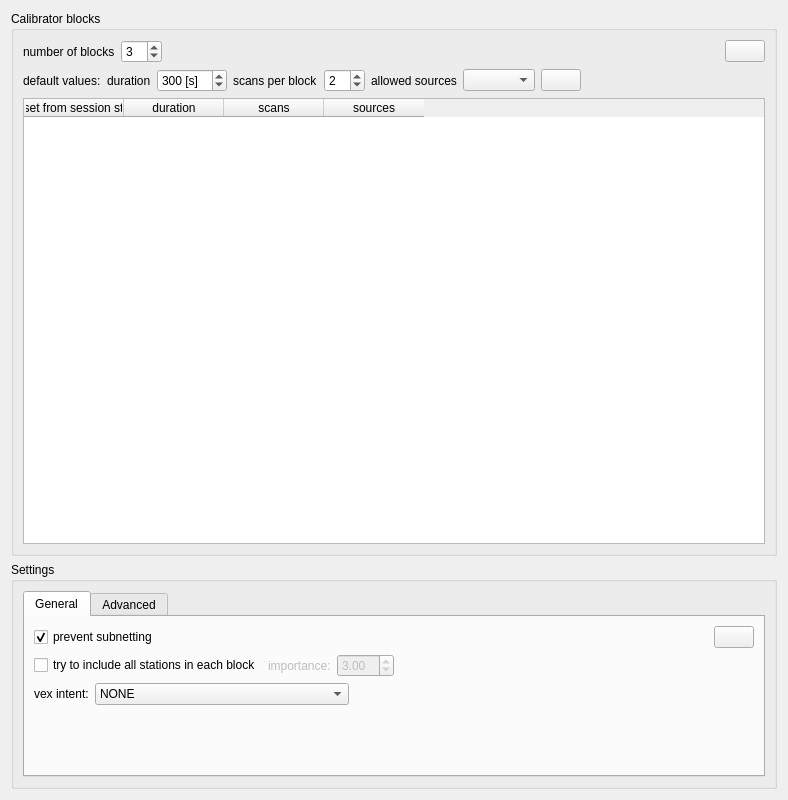
<?xml version="1.0" encoding="UTF-8"?>
<ui version="4.0">
 <class>CalibratorBlock</class>
 <widget class="QWidget" name="CalibratorBlock">
  <property name="geometry">
   <rect>
    <x>0</x>
    <y>0</y>
    <width>788</width>
    <height>800</height>
   </rect>
  </property>
  <property name="windowTitle">
   <string>Form</string>
  </property>
  <layout class="QVBoxLayout" name="verticalLayout" stretch="1,0">
   <item>
    <widget class="QGroupBox" name="groupBox">
     <property name="title">
      <string>Calibrator blocks</string>
     </property>
     <layout class="QVBoxLayout" name="verticalLayout_6">
      <item>
       <layout class="QHBoxLayout" name="horizontalLayout_18">
        <property name="topMargin">
         <number>0</number>
        </property>
        <item>
         <widget class="QLabel" name="label_2">
          <property name="text">
           <string>number of blocks</string>
          </property>
         </widget>
        </item>
        <item>
         <widget class="QSpinBox" name="spinBox_NCalibrationBlocks">
          <property name="enabled">
           <bool>true</bool>
          </property>
          <property name="toolTip">
           <string>select number of (equally spaced) calibration blocks</string>
          </property>
          <property name="statusTip">
           <string>select number of (equally spaced) calibration blocks</string>
          </property>
          <property name="minimum">
           <number>2</number>
          </property>
          <property name="value">
           <number>3</number>
          </property>
         </widget>
        </item>
        <item>
         <spacer name="horizontalSpacer_21">
          <property name="orientation">
           <enum>Qt::Horizontal</enum>
          </property>
          <property name="sizeHint" stdset="0">
           <size>
            <width>40</width>
            <height>20</height>
           </size>
          </property>
         </spacer>
        </item>
        <item>
         <widget class="QPushButton" name="pushButton_save_blocks">
          <property name="text">
           <string/>
          </property>
          <property name="icon">
           <iconset resource="../myresources.qrc">
            <normaloff>:/icons/icons/document-export.png</normaloff>:/icons/icons/document-export.png</iconset>
          </property>
         </widget>
        </item>
       </layout>
      </item>
      <item>
       <layout class="QHBoxLayout" name="horizontalLayout_32">
        <property name="topMargin">
         <number>0</number>
        </property>
        <item>
         <widget class="QLabel" name="label_125">
          <property name="enabled">
           <bool>true</bool>
          </property>
          <property name="text">
           <string>default values:</string>
          </property>
         </widget>
        </item>
        <item>
         <widget class="QLabel" name="label_126">
          <property name="enabled">
           <bool>true</bool>
          </property>
          <property name="text">
           <string>duration</string>
          </property>
         </widget>
        </item>
        <item>
         <widget class="QSpinBox" name="spinBox_calibrationBlockDuration">
          <property name="enabled">
           <bool>true</bool>
          </property>
          <property name="toolTip">
           <string>change all durations</string>
          </property>
          <property name="statusTip">
           <string>change all durations</string>
          </property>
          <property name="suffix">
           <string> [s]</string>
          </property>
          <property name="minimum">
           <number>30</number>
          </property>
          <property name="maximum">
           <number>3600</number>
          </property>
          <property name="singleStep">
           <number>30</number>
          </property>
          <property name="value">
           <number>300</number>
          </property>
         </widget>
        </item>
        <item>
         <widget class="QLabel" name="label_127">
          <property name="enabled">
           <bool>true</bool>
          </property>
          <property name="text">
           <string>scans per block</string>
          </property>
         </widget>
        </item>
        <item>
         <widget class="QSpinBox" name="spinBox_calibrationBlockScans">
          <property name="enabled">
           <bool>true</bool>
          </property>
          <property name="toolTip">
           <string>change all #scans </string>
          </property>
          <property name="statusTip">
           <string>change all #scans </string>
          </property>
          <property name="minimum">
           <number>1</number>
          </property>
          <property name="value">
           <number>2</number>
          </property>
         </widget>
        </item>
        <item>
         <widget class="QLabel" name="label_128">
          <property name="enabled">
           <bool>true</bool>
          </property>
          <property name="text">
           <string>allowed sources</string>
          </property>
         </widget>
        </item>
        <item>
         <widget class="QComboBox" name="comboBox_calibrationBlockSources">
          <property name="enabled">
           <bool>true</bool>
          </property>
          <property name="toolTip">
           <string>change all allowed sources</string>
          </property>
          <property name="statusTip">
           <string>change all allowed sources</string>
          </property>
         </widget>
        </item>
        <item>
         <widget class="QPushButton" name="pushButton_calibration_addSrcGroup">
          <property name="text">
           <string/>
          </property>
          <property name="icon">
           <iconset resource="../myresources.qrc">
            <normaloff>:/icons/icons/source_group_plus.png</normaloff>:/icons/icons/source_group_plus.png</iconset>
          </property>
         </widget>
        </item>
        <item>
         <spacer name="horizontalSpacer_26">
          <property name="orientation">
           <enum>Qt::Horizontal</enum>
          </property>
          <property name="sizeHint" stdset="0">
           <size>
            <width>40</width>
            <height>20</height>
           </size>
          </property>
         </spacer>
        </item>
       </layout>
      </item>
      <item>
       <widget class="QTableWidget" name="tableWidget_calibrationBlock">
        <property name="enabled">
         <bool>true</bool>
        </property>
        <property name="toolTip">
         <string>schedule calibration blocks </string>
        </property>
        <property name="statusTip">
         <string>schedule calibration blocks </string>
        </property>
        <attribute name="verticalHeaderVisible">
         <bool>false</bool>
        </attribute>
        <column>
         <property name="text">
          <string>offset from session start</string>
         </property>
        </column>
        <column>
         <property name="text">
          <string>duration</string>
         </property>
        </column>
        <column>
         <property name="text">
          <string>scans</string>
         </property>
        </column>
        <column>
         <property name="text">
          <string>sources</string>
         </property>
        </column>
       </widget>
      </item>
     </layout>
    </widget>
   </item>
   <item>
    <widget class="QGroupBox" name="groupBox_37">
     <property name="toolTip">
      <string>schedule predifined calibration blocks (session start, mid, and end)</string>
     </property>
     <property name="statusTip">
      <string>schedule predifined calibration blocks (session start, mid, and end)</string>
     </property>
     <property name="title">
      <string>Settings</string>
     </property>
     <layout class="QVBoxLayout" name="verticalLayout_3">
      <item>
       <widget class="QTabWidget" name="tabWidget">
        <property name="whatsThis">
         <string>&lt;html&gt;&lt;head/&gt;&lt;body&gt;&lt;p&gt;Setup for calibrator scans &lt;/p&gt;&lt;p&gt;Click on an item to get improved help&lt;/p&gt;&lt;p&gt;&lt;br/&gt;&lt;/p&gt;&lt;/body&gt;&lt;/html&gt;</string>
        </property>
        <property name="currentIndex">
         <number>0</number>
        </property>
        <widget class="QWidget" name="tab">
         <attribute name="title">
          <string>General</string>
         </attribute>
         <layout class="QVBoxLayout" name="verticalLayout_4">
          <item>
           <layout class="QHBoxLayout" name="horizontalLayout_3">
            <property name="topMargin">
             <number>0</number>
            </property>
            <item>
             <widget class="QCheckBox" name="checkBox_subnetting">
              <property name="toolTip">
               <string>prevent subnetting for calibrator scans</string>
              </property>
              <property name="statusTip">
               <string>prevent subnetting for calibrator scans</string>
              </property>
              <property name="whatsThis">
               <string>&lt;html&gt;&lt;head/&gt;&lt;body&gt;&lt;p&gt;Toggle to prevent subnetting for calibrator scans&lt;/p&gt;&lt;p&gt;Subnetting is only used in case it is enabled in the general settings &lt;/p&gt;&lt;p&gt;&lt;br/&gt;&lt;/p&gt;&lt;/body&gt;&lt;/html&gt;</string>
              </property>
              <property name="text">
               <string>prevent subnetting</string>
              </property>
              <property name="checkable">
               <bool>true</bool>
              </property>
              <property name="checked">
               <bool>true</bool>
              </property>
             </widget>
            </item>
            <item>
             <spacer name="horizontalSpacer_3">
              <property name="orientation">
               <enum>Qt::Horizontal</enum>
              </property>
              <property name="sizeHint" stdset="0">
               <size>
                <width>40</width>
                <height>20</height>
               </size>
              </property>
             </spacer>
            </item>
            <item>
             <widget class="QPushButton" name="pushButton_save_general">
              <property name="text">
               <string/>
              </property>
              <property name="icon">
               <iconset resource="../myresources.qrc">
                <normaloff>:/icons/icons/document-export.png</normaloff>:/icons/icons/document-export.png</iconset>
              </property>
             </widget>
            </item>
           </layout>
          </item>
          <item>
           <layout class="QHBoxLayout" name="horizontalLayout_2">
            <item>
             <widget class="QCheckBox" name="checkBox_tryToIncludeAllStations">
              <property name="whatsThis">
               <string>&lt;html&gt;&lt;head/&gt;&lt;body&gt;&lt;p&gt;Try to include every station in each calibration block. &lt;/p&gt;&lt;p&gt;Therefore, a maximum number of allowed scans is defined (instead of a fixed number of scans). &lt;/p&gt;&lt;p&gt;If all stations are already scheduled, no more calibration scans are added in this block. &lt;/p&gt;&lt;p&gt;&lt;br/&gt;&lt;/p&gt;&lt;p&gt;Behind the scenes, the scan score is scaled based on the number of missing stations within this scan divided by the total number of missing stations in this block. &lt;/p&gt;&lt;p&gt;&lt;br/&gt;&lt;/p&gt;&lt;/body&gt;&lt;/html&gt;</string>
              </property>
              <property name="text">
               <string>try to include all stations in each block</string>
              </property>
              <property name="checkable">
               <bool>true</bool>
              </property>
              <property name="checked">
               <bool>false</bool>
              </property>
             </widget>
            </item>
            <item>
             <widget class="QLabel" name="label">
              <property name="enabled">
               <bool>false</bool>
              </property>
              <property name="text">
               <string>importance:</string>
              </property>
             </widget>
            </item>
            <item>
             <widget class="QDoubleSpinBox" name="doubleSpinBox_stationFactor">
              <property name="enabled">
               <bool>false</bool>
              </property>
              <property name="whatsThis">
               <string>&lt;html&gt;&lt;head/&gt;&lt;body&gt;&lt;p&gt;Set the importance factor for including all stations within the calibration scan(s). &lt;/p&gt;&lt;p&gt;The importance factor &amp;quot;&lt;span style=&quot; font-style:italic;&quot;&gt;factor&amp;quot;&lt;/span&gt; has the following influence on the scoring:&lt;/p&gt;&lt;p&gt;&lt;br/&gt;&lt;/p&gt;&lt;p&gt;&lt;span style=&quot; font-style:italic;&quot;&gt;score = score * ratio^factor&lt;/span&gt;&lt;/p&gt;&lt;p&gt;&lt;br/&gt;&lt;/p&gt;&lt;p&gt;where ratio = (#stations included in this scan or subnetting scans that have not yet been scheduled in the calibrator block) / (#stations not yet in scheduled in calibrator block)&lt;/p&gt;&lt;/body&gt;&lt;/html&gt;</string>
              </property>
              <property name="minimum">
               <double>1.000000000000000</double>
              </property>
              <property name="maximum">
               <double>10.000000000000000</double>
              </property>
              <property name="value">
               <double>3.000000000000000</double>
              </property>
             </widget>
            </item>
            <item>
             <spacer name="horizontalSpacer">
              <property name="orientation">
               <enum>Qt::Horizontal</enum>
              </property>
              <property name="sizeHint" stdset="0">
               <size>
                <width>40</width>
                <height>20</height>
               </size>
              </property>
             </spacer>
            </item>
           </layout>
          </item>
          <item>
           <layout class="QHBoxLayout" name="horizontalLayout_35">
            <property name="topMargin">
             <number>0</number>
            </property>
            <item>
             <widget class="QLabel" name="label_130">
              <property name="text">
               <string>vex intent:</string>
              </property>
             </widget>
            </item>
            <item>
             <widget class="QComboBox" name="comboBox_calibrationIntent">
              <item>
               <property name="text">
                <string>NONE</string>
               </property>
              </item>
              <item>
               <property name="text">
                <string>FRINGE_FINDER</string>
               </property>
              </item>
              <item>
               <property name="text">
                <string>CALIBRATE_AMPLI</string>
               </property>
              </item>
              <item>
               <property name="text">
                <string>CALIBRATE_AUTOPHASE</string>
               </property>
              </item>
              <item>
               <property name="text">
                <string>CALIBRATE_BANDPASS</string>
               </property>
              </item>
              <item>
               <property name="text">
                <string>CALIBRATE_DELAY</string>
               </property>
              </item>
              <item>
               <property name="text">
                <string>CALIBRATE_PHASE</string>
               </property>
              </item>
              <item>
               <property name="text">
                <string>CALIBRATE_POINTING</string>
               </property>
              </item>
              <item>
               <property name="text">
                <string>CALIBRATE_POLARIZATION_ANGLE</string>
               </property>
              </item>
              <item>
               <property name="text">
                <string>CALIBRATE_POLARIZATION_LEAKAGE</string>
               </property>
              </item>
              <item>
               <property name="text">
                <string>CALIBRATOR_CODE	</string>
               </property>
              </item>
             </widget>
            </item>
            <item>
             <spacer name="horizontalSpacer_27">
              <property name="orientation">
               <enum>Qt::Horizontal</enum>
              </property>
              <property name="sizeHint" stdset="0">
               <size>
                <width>40</width>
                <height>20</height>
               </size>
              </property>
             </spacer>
            </item>
           </layout>
          </item>
          <item>
           <spacer name="verticalSpacer">
            <property name="orientation">
             <enum>Qt::Vertical</enum>
            </property>
            <property name="sizeHint" stdset="0">
             <size>
              <width>20</width>
              <height>40</height>
             </size>
            </property>
           </spacer>
          </item>
         </layout>
        </widget>
        <widget class="QWidget" name="tab_2">
         <attribute name="title">
          <string>Advanced</string>
         </attribute>
         <layout class="QVBoxLayout" name="verticalLayout_5">
          <item>
           <layout class="QGridLayout" name="gridLayout">
            <property name="topMargin">
             <number>0</number>
            </property>
            <item row="0" column="3">
             <spacer name="horizontalSpacer_4">
              <property name="orientation">
               <enum>Qt::Horizontal</enum>
              </property>
              <property name="sizeHint" stdset="0">
               <size>
                <width>40</width>
                <height>20</height>
               </size>
              </property>
             </spacer>
            </item>
            <item row="2" column="0">
             <widget class="QLabel" name="label_5">
              <property name="text">
               <string>average stations</string>
              </property>
             </widget>
            </item>
            <item row="0" column="4">
             <widget class="QPushButton" name="pushButton_save_advanced">
              <property name="text">
               <string/>
              </property>
              <property name="icon">
               <iconset resource="../myresources.qrc">
                <normaloff>:/icons/icons/document-export.png</normaloff>:/icons/icons/document-export.png</iconset>
              </property>
             </widget>
            </item>
            <item row="3" column="2">
             <widget class="QDoubleSpinBox" name="doubleSpinBox_dur_o">
              <property name="enabled">
               <bool>false</bool>
              </property>
              <property name="maximum">
               <double>1000.000000000000000</double>
              </property>
              <property name="value">
               <double>1.000000000000000</double>
              </property>
             </widget>
            </item>
            <item row="3" column="0">
             <widget class="QLabel" name="label_6">
              <property name="text">
               <string>duration</string>
              </property>
             </widget>
            </item>
            <item row="0" column="0">
             <widget class="QLabel" name="label_9">
              <property name="text">
               <string>weighting criterion</string>
              </property>
             </widget>
            </item>
            <item row="0" column="2">
             <widget class="QLabel" name="label_8">
              <property name="enabled">
               <bool>false</bool>
              </property>
              <property name="text">
               <string>offset</string>
              </property>
             </widget>
            </item>
            <item row="1" column="1">
             <widget class="QDoubleSpinBox" name="doubleSpinBox_nobs_f">
              <property name="whatsThis">
               <string>&lt;html&gt;&lt;head/&gt;&lt;body&gt;&lt;p&gt;Weight factor &lt;img src=&quot;:/icons/icons/weight.png&quot; width=&quot;20&quot;/&gt; for calibrator scans. &lt;/p&gt;&lt;p&gt;The calculation of the score is based on the following formula&lt;/p&gt;&lt;p&gt;&lt;span style=&quot; font-style:italic;&quot;&gt;score = average_snr * (w&lt;/span&gt;&lt;span style=&quot; font-style:italic; vertical-align:sub;&quot;&gt;1&lt;/span&gt;&lt;span style=&quot; font-style:italic;&quot;&gt; * s&lt;/span&gt;&lt;span style=&quot; font-style:italic; vertical-align:sub;&quot;&gt;1&lt;/span&gt;&lt;span style=&quot; font-style:italic;&quot;&gt; + w&lt;/span&gt;&lt;span style=&quot; font-style:italic; vertical-align:sub;&quot;&gt;2&lt;/span&gt;&lt;span style=&quot; font-style:italic;&quot;&gt; * s&lt;/span&gt;&lt;span style=&quot; font-style:italic; vertical-align:sub;&quot;&gt;2&lt;/span&gt;&lt;span style=&quot; font-style:italic;&quot;&gt; + ... + w&lt;/span&gt;&lt;span style=&quot; font-style:italic; vertical-align:sub;&quot;&gt;n&lt;/span&gt;&lt;span style=&quot; font-style:italic;&quot;&gt; * s&lt;/span&gt;&lt;span style=&quot; font-style:italic; vertical-align:sub;&quot;&gt;n&lt;/span&gt;&lt;span style=&quot; font-style:italic;&quot;&gt;) * x&lt;/span&gt;&lt;/p&gt;&lt;p&gt;where &lt;span style=&quot; font-style:italic;&quot;&gt;w&lt;/span&gt;&lt;span style=&quot; font-style:italic; vertical-align:sub;&quot;&gt;i&lt;/span&gt; are the weight factors of the corresponding optimization scores &lt;span style=&quot; font-style:italic;&quot;&gt;s&lt;/span&gt;&lt;span style=&quot; font-style:italic; vertical-align:sub;&quot;&gt;i&lt;/span&gt; and &lt;span style=&quot; font-style:italic;&quot;&gt;x&lt;/span&gt; is a factor based on the station-, baseline-, source-weight (see &lt;img src=&quot;:/icons/icons/station_p.png&quot; width=&quot;20&quot;/&gt;, &lt;img src=&quot;:/icons/icons/source_p.png&quot; width=&quot;20&quot;/&gt;, and &lt;img src=&quot;:/icons/icons/baseline_p.png&quot; width=&quot;20&quot;/&gt;).&lt;/p&gt;&lt;/body&gt;&lt;/html&gt;</string>
              </property>
              <property name="maximum">
               <double>10000.000000000000000</double>
              </property>
              <property name="singleStep">
               <double>0.100000000000000</double>
              </property>
              <property name="stepType">
               <enum>QAbstractSpinBox::DefaultStepType</enum>
              </property>
              <property name="value">
               <double>1.000000000000000</double>
              </property>
             </widget>
            </item>
            <item row="1" column="2">
             <widget class="QDoubleSpinBox" name="doubleSpinBox_nobs_o">
              <property name="enabled">
               <bool>false</bool>
              </property>
              <property name="maximum">
               <double>1000.000000000000000</double>
              </property>
              <property name="value">
               <double>1.000000000000000</double>
              </property>
             </widget>
            </item>
            <item row="0" column="1">
             <widget class="QLabel" name="label_7">
              <property name="text">
               <string>factor</string>
              </property>
             </widget>
            </item>
            <item row="2" column="1">
             <widget class="QDoubleSpinBox" name="doubleSpinBox_asta_f">
              <property name="whatsThis">
               <string>&lt;html&gt;&lt;head/&gt;&lt;body&gt;&lt;p&gt;Weight factor &lt;img src=&quot;:/icons/icons/weight.png&quot; width=&quot;20&quot;/&gt; for calibrator scans. &lt;/p&gt;&lt;p&gt;The calculation of the score is based on the following formula&lt;/p&gt;&lt;p&gt;&lt;span style=&quot; font-style:italic;&quot;&gt;score = average_snr * (w&lt;/span&gt;&lt;span style=&quot; font-style:italic; vertical-align:sub;&quot;&gt;1&lt;/span&gt;&lt;span style=&quot; font-style:italic;&quot;&gt; * s&lt;/span&gt;&lt;span style=&quot; font-style:italic; vertical-align:sub;&quot;&gt;1&lt;/span&gt;&lt;span style=&quot; font-style:italic;&quot;&gt; + w&lt;/span&gt;&lt;span style=&quot; font-style:italic; vertical-align:sub;&quot;&gt;2&lt;/span&gt;&lt;span style=&quot; font-style:italic;&quot;&gt; * s&lt;/span&gt;&lt;span style=&quot; font-style:italic; vertical-align:sub;&quot;&gt;2&lt;/span&gt;&lt;span style=&quot; font-style:italic;&quot;&gt; + ... + w&lt;/span&gt;&lt;span style=&quot; font-style:italic; vertical-align:sub;&quot;&gt;n&lt;/span&gt;&lt;span style=&quot; font-style:italic;&quot;&gt; * s&lt;/span&gt;&lt;span style=&quot; font-style:italic; vertical-align:sub;&quot;&gt;n&lt;/span&gt;&lt;span style=&quot; font-style:italic;&quot;&gt;) * x&lt;/span&gt;&lt;/p&gt;&lt;p&gt;where &lt;span style=&quot; font-style:italic;&quot;&gt;w&lt;/span&gt;&lt;span style=&quot; font-style:italic; vertical-align:sub;&quot;&gt;i&lt;/span&gt; are the weight factors of the corresponding optimization scores &lt;span style=&quot; font-style:italic;&quot;&gt;s&lt;/span&gt;&lt;span style=&quot; font-style:italic; vertical-align:sub;&quot;&gt;i&lt;/span&gt; and &lt;span style=&quot; font-style:italic;&quot;&gt;x&lt;/span&gt; is a factor based on the station-, baseline-, source-weight (see &lt;img src=&quot;:/icons/icons/station_p.png&quot; width=&quot;20&quot;/&gt;, &lt;img src=&quot;:/icons/icons/source_p.png&quot; width=&quot;20&quot;/&gt;, and &lt;img src=&quot;:/icons/icons/baseline_p.png&quot; width=&quot;20&quot;/&gt;).&lt;/p&gt;&lt;/body&gt;&lt;/html&gt;</string>
              </property>
              <property name="maximum">
               <double>10000.000000000000000</double>
              </property>
              <property name="singleStep">
               <double>0.100000000000000</double>
              </property>
              <property name="stepType">
               <enum>QAbstractSpinBox::DefaultStepType</enum>
              </property>
              <property name="value">
               <double>2.000000000000000</double>
              </property>
             </widget>
            </item>
            <item row="1" column="3">
             <spacer name="horizontalSpacer_2">
              <property name="orientation">
               <enum>Qt::Horizontal</enum>
              </property>
              <property name="sizeHint" stdset="0">
               <size>
                <width>40</width>
                <height>20</height>
               </size>
              </property>
             </spacer>
            </item>
            <item row="2" column="2">
             <widget class="QDoubleSpinBox" name="doubleSpinBox_asta_o">
              <property name="enabled">
               <bool>false</bool>
              </property>
              <property name="maximum">
               <double>1000.000000000000000</double>
              </property>
              <property name="value">
               <double>1.000000000000000</double>
              </property>
             </widget>
            </item>
            <item row="3" column="1">
             <widget class="QDoubleSpinBox" name="doubleSpinBox_dur_f">
              <property name="whatsThis">
               <string>&lt;html&gt;&lt;head/&gt;&lt;body&gt;&lt;p&gt;Weight factor &lt;img src=&quot;:/icons/icons/weight.png&quot; width=&quot;20&quot;/&gt; for calibrator scans. &lt;/p&gt;&lt;p&gt;The calculation of the score is based on the following formula&lt;/p&gt;&lt;p&gt;&lt;span style=&quot; font-style:italic;&quot;&gt;score = average_snr * (w&lt;/span&gt;&lt;span style=&quot; font-style:italic; vertical-align:sub;&quot;&gt;1&lt;/span&gt;&lt;span style=&quot; font-style:italic;&quot;&gt; * s&lt;/span&gt;&lt;span style=&quot; font-style:italic; vertical-align:sub;&quot;&gt;1&lt;/span&gt;&lt;span style=&quot; font-style:italic;&quot;&gt; + w&lt;/span&gt;&lt;span style=&quot; font-style:italic; vertical-align:sub;&quot;&gt;2&lt;/span&gt;&lt;span style=&quot; font-style:italic;&quot;&gt; * s&lt;/span&gt;&lt;span style=&quot; font-style:italic; vertical-align:sub;&quot;&gt;2&lt;/span&gt;&lt;span style=&quot; font-style:italic;&quot;&gt; + ... + w&lt;/span&gt;&lt;span style=&quot; font-style:italic; vertical-align:sub;&quot;&gt;n&lt;/span&gt;&lt;span style=&quot; font-style:italic;&quot;&gt; * s&lt;/span&gt;&lt;span style=&quot; font-style:italic; vertical-align:sub;&quot;&gt;n&lt;/span&gt;&lt;span style=&quot; font-style:italic;&quot;&gt;) * x&lt;/span&gt;&lt;/p&gt;&lt;p&gt;where &lt;span style=&quot; font-style:italic;&quot;&gt;w&lt;/span&gt;&lt;span style=&quot; font-style:italic; vertical-align:sub;&quot;&gt;i&lt;/span&gt; are the weight factors of the corresponding optimization scores &lt;span style=&quot; font-style:italic;&quot;&gt;s&lt;/span&gt;&lt;span style=&quot; font-style:italic; vertical-align:sub;&quot;&gt;i&lt;/span&gt; and &lt;span style=&quot; font-style:italic;&quot;&gt;x&lt;/span&gt; is a factor based on the station-, baseline-, source-weight (see &lt;img src=&quot;:/icons/icons/station_p.png&quot; width=&quot;20&quot;/&gt;, &lt;img src=&quot;:/icons/icons/source_p.png&quot; width=&quot;20&quot;/&gt;, and &lt;img src=&quot;:/icons/icons/baseline_p.png&quot; width=&quot;20&quot;/&gt;).&lt;/p&gt;&lt;/body&gt;&lt;/html&gt;</string>
              </property>
              <property name="maximum">
               <double>10000.000000000000000</double>
              </property>
              <property name="singleStep">
               <double>0.100000000000000</double>
              </property>
              <property name="stepType">
               <enum>QAbstractSpinBox::DefaultStepType</enum>
              </property>
              <property name="value">
               <double>0.500000000000000</double>
              </property>
             </widget>
            </item>
            <item row="1" column="0">
             <widget class="QLabel" name="label_4">
              <property name="text">
               <string>number of observations</string>
              </property>
             </widget>
            </item>
            <item row="4" column="0">
             <widget class="QLabel" name="label_3">
              <property name="text">
               <string>average baselines</string>
              </property>
             </widget>
            </item>
            <item row="4" column="1">
             <widget class="QDoubleSpinBox" name="doubleSpinBox_abl_f">
              <property name="whatsThis">
               <string>&lt;html&gt;&lt;head/&gt;&lt;body&gt;&lt;p&gt;Weight factor &lt;img src=&quot;:/icons/icons/weight.png&quot; width=&quot;20&quot;/&gt; for calibrator scans. &lt;/p&gt;&lt;p&gt;The calculation of the score is based on the following formula&lt;/p&gt;&lt;p&gt;&lt;span style=&quot; font-style:italic;&quot;&gt;score = average_snr * (w&lt;/span&gt;&lt;span style=&quot; font-style:italic; vertical-align:sub;&quot;&gt;1&lt;/span&gt;&lt;span style=&quot; font-style:italic;&quot;&gt; * s&lt;/span&gt;&lt;span style=&quot; font-style:italic; vertical-align:sub;&quot;&gt;1&lt;/span&gt;&lt;span style=&quot; font-style:italic;&quot;&gt; + w&lt;/span&gt;&lt;span style=&quot; font-style:italic; vertical-align:sub;&quot;&gt;2&lt;/span&gt;&lt;span style=&quot; font-style:italic;&quot;&gt; * s&lt;/span&gt;&lt;span style=&quot; font-style:italic; vertical-align:sub;&quot;&gt;2&lt;/span&gt;&lt;span style=&quot; font-style:italic;&quot;&gt; + ... + w&lt;/span&gt;&lt;span style=&quot; font-style:italic; vertical-align:sub;&quot;&gt;n&lt;/span&gt;&lt;span style=&quot; font-style:italic;&quot;&gt; * s&lt;/span&gt;&lt;span style=&quot; font-style:italic; vertical-align:sub;&quot;&gt;n&lt;/span&gt;&lt;span style=&quot; font-style:italic;&quot;&gt;) * x&lt;/span&gt;&lt;/p&gt;&lt;p&gt;where &lt;span style=&quot; font-style:italic;&quot;&gt;w&lt;/span&gt;&lt;span style=&quot; font-style:italic; vertical-align:sub;&quot;&gt;i&lt;/span&gt; are the weight factors of the corresponding optimization scores &lt;span style=&quot; font-style:italic;&quot;&gt;s&lt;/span&gt;&lt;span style=&quot; font-style:italic; vertical-align:sub;&quot;&gt;i&lt;/span&gt; and &lt;span style=&quot; font-style:italic;&quot;&gt;x&lt;/span&gt; is a factor based on the station-, baseline-, source-weight (see &lt;img src=&quot;:/icons/icons/station_p.png&quot; width=&quot;20&quot;/&gt;, &lt;img src=&quot;:/icons/icons/source_p.png&quot; width=&quot;20&quot;/&gt;, and &lt;img src=&quot;:/icons/icons/baseline_p.png&quot; width=&quot;20&quot;/&gt;).&lt;/p&gt;&lt;/body&gt;&lt;/html&gt;</string>
              </property>
              <property name="maximum">
               <double>10000.000000000000000</double>
              </property>
              <property name="singleStep">
               <double>0.100000000000000</double>
              </property>
              <property name="stepType">
               <enum>QAbstractSpinBox::DefaultStepType</enum>
              </property>
             </widget>
            </item>
            <item row="4" column="2">
             <widget class="QDoubleSpinBox" name="doubleSpinBox_abl_o">
              <property name="enabled">
               <bool>false</bool>
              </property>
              <property name="maximum">
               <double>1000.000000000000000</double>
              </property>
              <property name="stepType">
               <enum>QAbstractSpinBox::DefaultStepType</enum>
              </property>
              <property name="value">
               <double>1.000000000000000</double>
              </property>
             </widget>
            </item>
           </layout>
          </item>
         </layout>
        </widget>
       </widget>
      </item>
     </layout>
    </widget>
   </item>
  </layout>
 </widget>
 <resources>
  <include location="../myresources.qrc"/>
 </resources>
 <connections>
  <connection>
   <sender>checkBox_tryToIncludeAllStations</sender>
   <signal>toggled(bool)</signal>
   <receiver>label</receiver>
   <slot>setEnabled(bool)</slot>
   <hints>
    <hint type="sourcelabel">
     <x>325</x>
     <y>117</y>
    </hint>
    <hint type="destinationlabel">
     <x>368</x>
     <y>117</y>
    </hint>
   </hints>
  </connection>
  <connection>
   <sender>checkBox_tryToIncludeAllStations</sender>
   <signal>toggled(bool)</signal>
   <receiver>doubleSpinBox_stationFactor</receiver>
   <slot>setEnabled(bool)</slot>
   <hints>
    <hint type="sourcelabel">
     <x>302</x>
     <y>123</y>
    </hint>
    <hint type="destinationlabel">
     <x>483</x>
     <y>117</y>
    </hint>
   </hints>
  </connection>
 </connections>
</ui>
